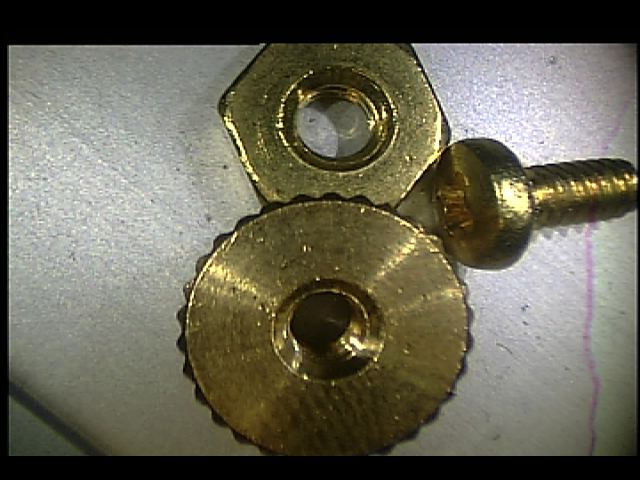
#> input picture calib_images/obj_left_new.png, 640 x 480 px, found by its file name
$ python depth_map.py   (Python 2 division)
#> lines starting #> are read from the running program, lines starting #| are printed output that depends on the picture
import numpy as np
import cv2
from matplotlib import pyplot as plt

# imgL = cv2.imread('/home/vignesh/PycharmProjects/stereovision_trial/calib_images/tsukuba_l.png', 0)
# imgR = cv2.imread('/home/vignesh/PycharmProjects/stereovision_trial/calib_images/tsukuba_r.png', 0)

imgL = cv2.imread('/home/vignesh/PycharmProjects/stereovision_trial/calib_images/obj_left_new.png', 0)
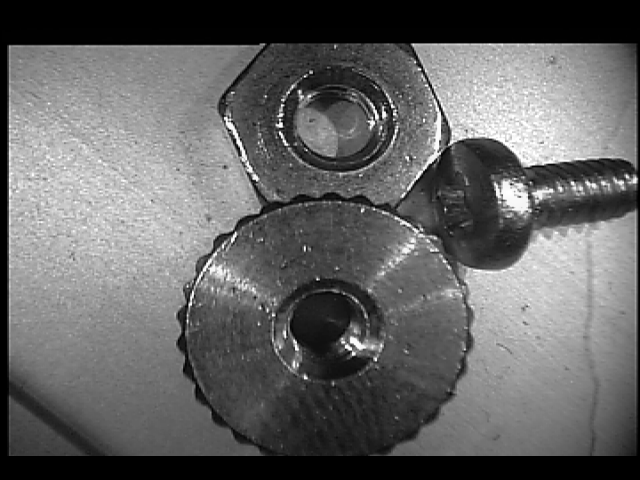
#> imgL: shape (480, 640); min 0, max 255, mean 100.9
imgR = cv2.imread('/home/vignesh/PycharmProjects/stereovision_trial/calib_images/obj_right_new.png', 0)
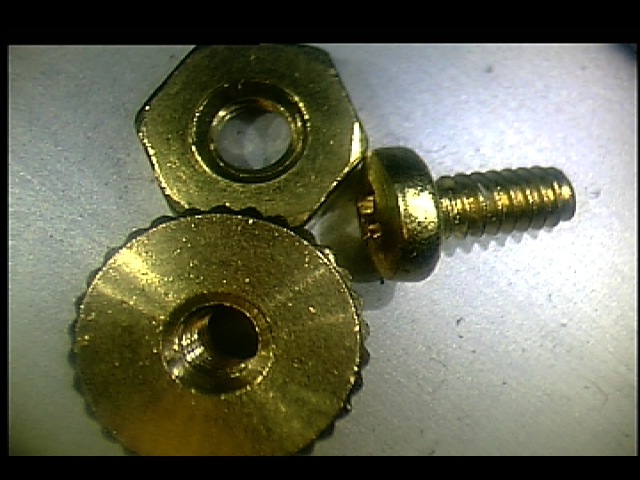
#> input picture calib_images/obj_right_new.png, 640 x 480 px, found by its file name
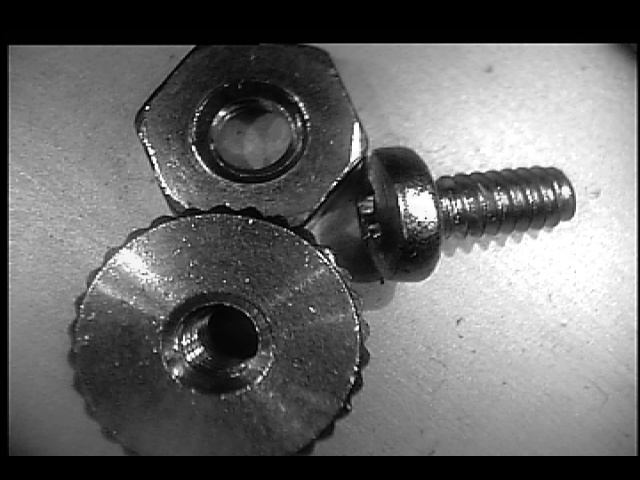
#> imgR: shape (480, 640); min 0, max 255, mean 105

# Colormap Possible values are: Accent, Accent_r, Blues, Blues_r, BrBG, BrBG_r, BuGn, BuGn_r, BuPu, BuPu_r, CMRmap,
# CMRmap_r, Dark2, Dark2_r, GnBu, GnBu_r, Greens, Greens_r, Greys, Greys_r, OrRd, OrRd_r, Oranges, Oranges_r, PRGn,
# PRGn_r, Paired, Paired_r, Pastel1, Pastel1_r, Pastel2, Pastel2_r, PiYG, PiYG_r, PuBu, PuBuGn, PuBuGn_r, PuBu_r,
# PuOr, PuOr_r, PuRd, PuRd_r, Purples, Purples_r, RdBu, RdBu_r, RdGy, RdGy_r, RdPu, RdPu_r, RdYlBu, RdYlBu_r, RdYlGn,
# RdYlGn_r, Reds, Reds_r, Set1, Set1_r, Set2, Set2_r, Set3, Set3_r, Spectral, Spectral_r, Wistia, Wistia_r, YlGn,
# YlGnBu, YlGnBu_r, YlGn_r, YlOrBr, YlOrBr_r, YlOrRd, YlOrRd_r, afmhot, afmhot_r, autumn, autumn_r, binary, binary_r,
# bone, bone_r, brg, brg_r, bwr, bwr_r, cividis, cividis_r, cool, cool_r, coolwarm, coolwarm_r, copper, copper_r,
# cubehelix, cubehelix_r, flag, flag_r, gist_earth, gist_earth_r, gist_gray, gist_gray_r, gist_heat, gist_heat_r,
# gist_ncar, gist_ncar_r, gist_rainbow, gist_rainbow_r, gist_stern, gist_stern_r, gist_yarg, gist_yarg_r, gnuplot,
# gnuplot2, gnuplot2_r, gnuplot_r, gray, gray_r, hot, hot_r, hsv, hsv_r, inferno, inferno_r, jet, jet_r, magma, magma_r,
# nipy_spectral, nipy_spectral_r, ocean, ocean_r, pink, pink_r, plasma, plasma_r, prism, prism_r, rainbow, rainbow_r,
# seismic, seismic_r, spring, spring_r, summer, summer_r, tab10, tab10_r, tab20, tab20_r, tab20b, tab20b_r, tab20c,
# tab20c_r, terrain, terrain_r, viridis, viridis_r, winter, winter_r

stereo = cv2.StereoBM_create(numDisparities=16, blockSize=7)
disparity = stereo.compute(imgL, imgR)
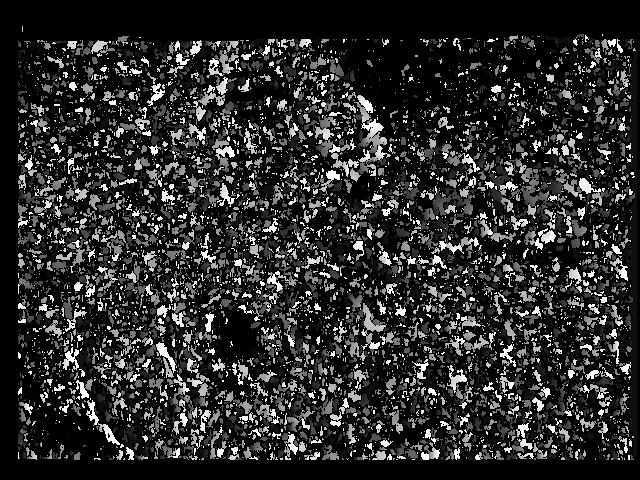
#> disparity: shape (480, 640) int16; min -16, max 240, mean 27.3; drawn with min black and max white
print "disparity is ", disparity
#> (printed output is left out)
plt.imshow(disparity, 'rainbow')
plt.show()
